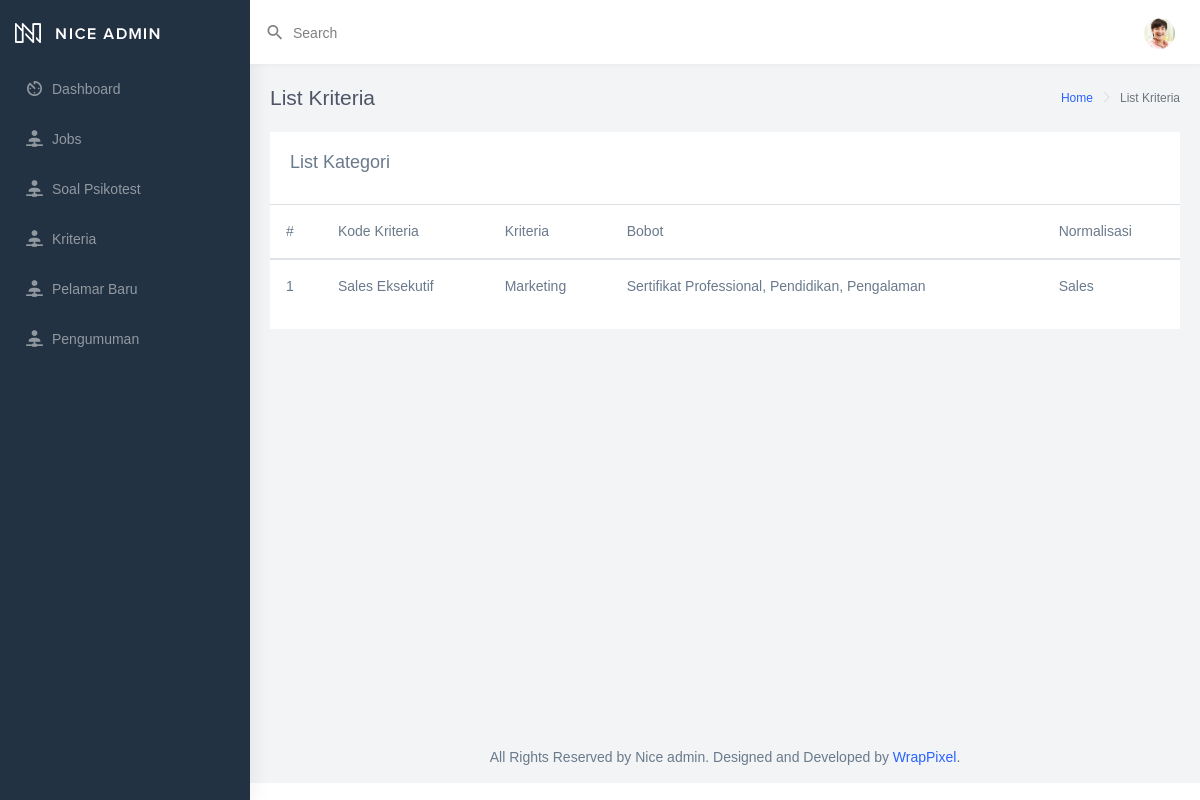
Before: /admin/kategori.php?kategori=Marketing with the older database file.
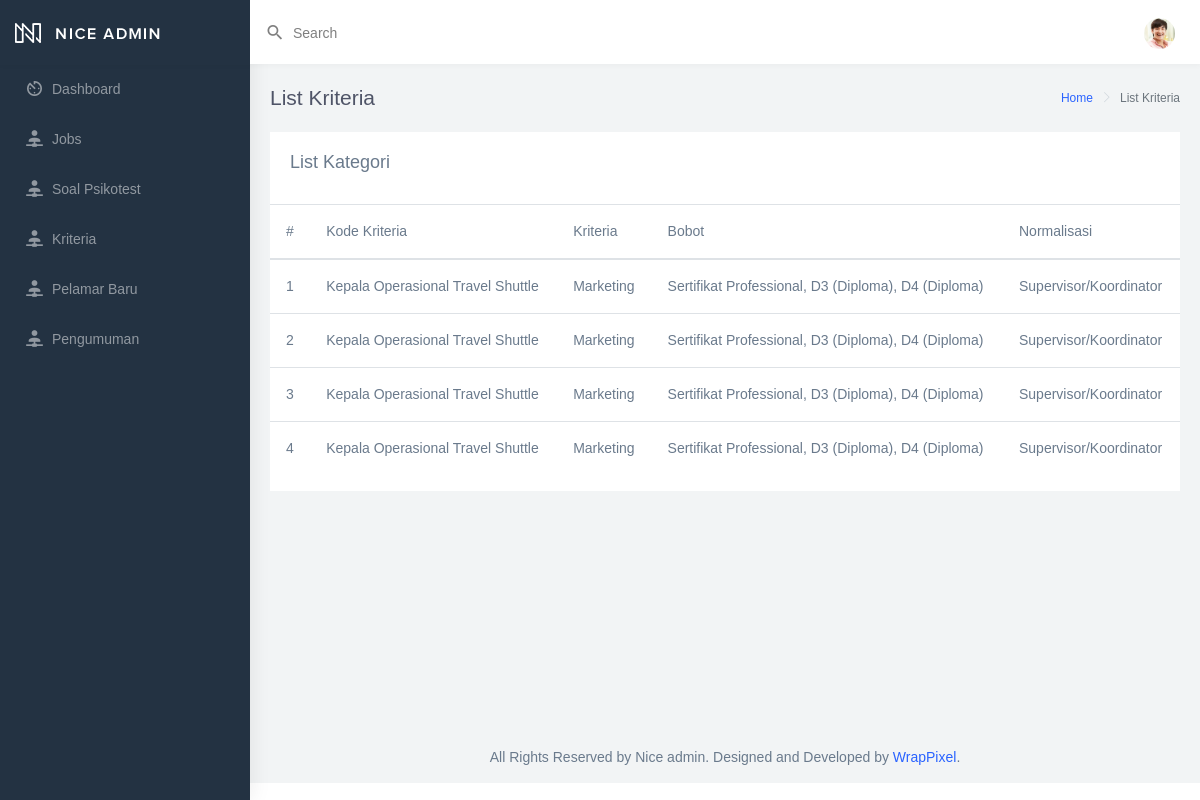
After: the same page with the newer database file.
### tables this page shows
CREATE TABLE `job_list` (
  `id_job` int(11) NOT NULL,
  `title` text NOT NULL,
  `konten` text NOT NULL,
  `slug` text DEFAULT NULL,
  `kategori` varchar(50) NOT NULL,
  `kualifikasi` varchar(250) NOT NULL,
  `tingkat_pekerjaan` varchar(250) NOT NULL,
  `date_post` date NOT NULL DEFAULT current_timestamp()
);

### admin/kategori.php (the view, shortened to what this page needs)
<?php include('template/header.php');?>
        <div class="page-wrapper">
            <div class="page-breadcrumb">
                <div class="row">
                    <div class="col-5 align-self-center">
                        <h4 class="page-title">List Kriteria</h4>
                    </div>
                    <div class="col-7 align-self-center">
                        <div class="d-flex align-items-center justify-content-end">
                            <nav aria-label="breadcrumb">
                                <ol class="breadcrumb">
                                    <li class="breadcrumb-item">
                                        <a href="index.php">Home</a>
                                    </li>
                                    <li class="breadcrumb-item active" aria-current="page">List Kriteria</li>
                                </ol>
                            </nav>
                        </div>
                    </div>
                </div>
            </div>
            <div class="container-fluid">
                <div class="row">
                    <div class="col-12">
                        <div class="card">
                            <div class="card-body">
                                <h4 class="card-title">List Kategori</h4>
                            </div>
                            <div class="table-responsive">
                                <table class="table table-hover">
                                    <thead>
                                        <tr>
                                            <th scope="col">#</th>
                                            <th scope="col">Kode Kriteria</th>
                                            <th scope="col">Kriteria</th>
                                            <th scope="col">Bobot</th>
                                            <th scope="col">Normalisasi</th>
                                        </tr>
                                    </thead>
                                    <tbody>
                                        <?php
                                        include('koneksi.php');
                                        $kategori = $_GET['kategori'];
                                        $sql = mysqli_query($koneksi, "SELECT * FROM job_list WHERE kategori='$kategori'");
                                        $no = 1;
                                        while($d = mysqli_fetch_array($sql)){
                                        ?>
                                        <tr>
                                            <th scope="row"><?php echo $no++;?></th>
                                            <td><?php echo $d['title']; ?></td>
                                            <td><?php echo $d['kategori'];?></td>
                                            <td><?php echo $d['kualifikasi'];?></td>
                                            <td><?php echo $d['tingkat_pekerjaan'];?></td>
                                        </tr>
                                    <?php } ?>
                                    </tbody>
                                </table>
                            </div>
                        </div>
                    </div>
                </div>
            </div>
            <?php include('template/footer.php');?>

Changed rows visible on the page:
no longer on this page (row edited): job_list: title "Sales Eksekutif", kategori "Marketing", kualifikasi "Sertifikat Professional, Pendidikan, Pengalaman", tingkat_pekerjaan "Sales"
now on this page (row edited): job_list: title "Kepala Operasional Travel Shuttle", kategori "Marketing", kualifikasi "Sertifikat Professional, D3 (Diploma), D4 (Diploma)", tingkat_pekerjaan "Supervisor/Koordinator"
added job_list: title "Kepala Operasional Travel Shuttle", kategori "Marketing", kualifikasi "Sertifikat Professional, D3 (Diploma), D4 (Diploma)", tingkat_pekerjaan "Supervisor/Koordinator"
added job_list: title "Kepala Operasional Travel Shuttle", kategori "Marketing", kualifikasi "Sertifikat Professional, D3 (Diploma), D4 (Diploma)", tingkat_pekerjaan "Supervisor/Koordinator"
added job_list: title "Kepala Operasional Travel Shuttle", kategori "Marketing", kualifikasi "Sertifikat Professional, D3 (Diploma), D4 (Diploma)", tingkat_pekerjaan "Supervisor/Koordinator"
